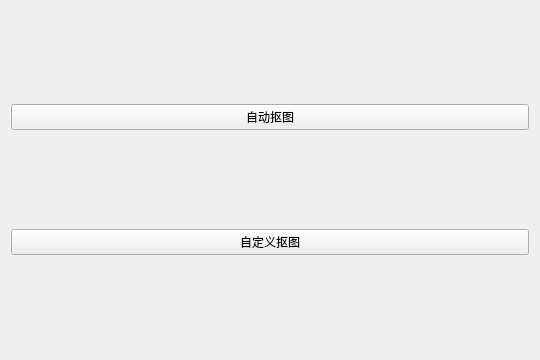
<?xml version="1.0" encoding="UTF-8"?>
<ui version="4.0">
 <class>Form</class>
 <widget class="QWidget" name="Form">
  <property name="geometry">
   <rect>
    <x>0</x>
    <y>0</y>
    <width>540</width>
    <height>360</height>
   </rect>
  </property>
  <property name="minimumSize">
   <size>
    <width>540</width>
    <height>360</height>
   </size>
  </property>
  <property name="maximumSize">
   <size>
    <width>540</width>
    <height>360</height>
   </size>
  </property>
  <property name="windowTitle">
   <string>图形处理工具</string>
  </property>
  <layout class="QHBoxLayout" name="horizontalLayout">
   <item>
    <layout class="QVBoxLayout" name="verticalLayout">
     <item>
      <widget class="QPushButton" name="second">
       <property name="text">
        <string>自动抠图</string>
       </property>
      </widget>
     </item>
     <item>
      <widget class="QPushButton" name="first">
       <property name="text">
        <string>自定义抠图</string>
       </property>
      </widget>
     </item>
    </layout>
   </item>
  </layout>
 </widget>
 <resources/>
 <connections/>
</ui>
